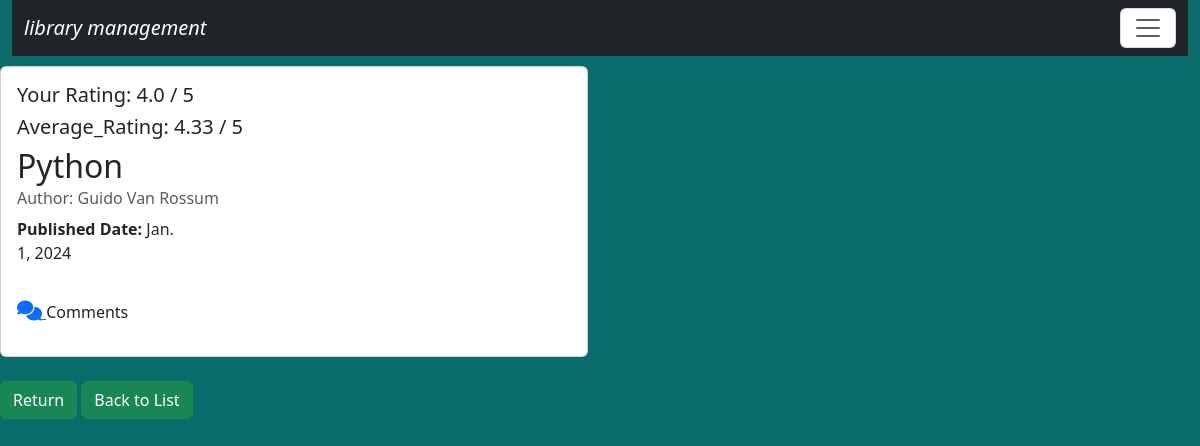
The page /bookdetail/1/ (signed in) on the database as committed earlier.
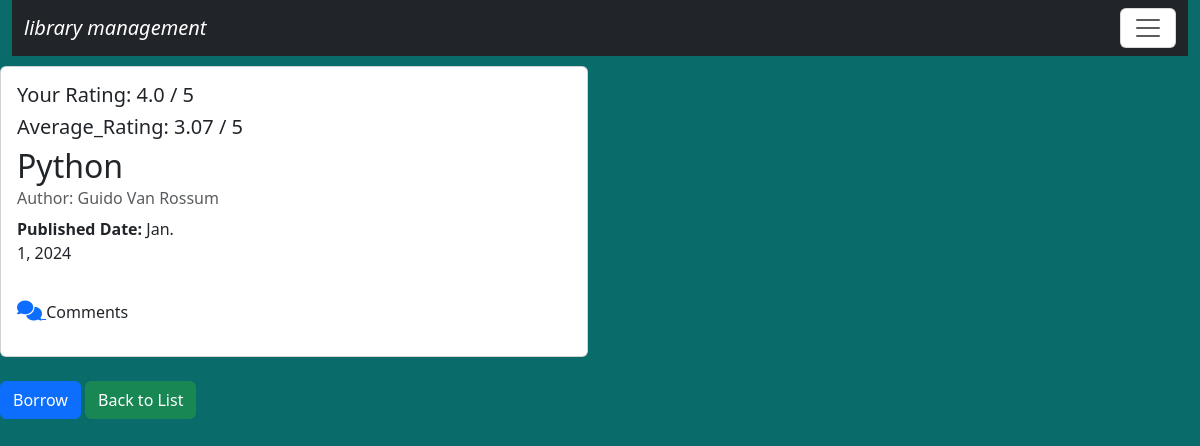
The same page on the database as committed later.
### library/models.py (models this page shows, shortened)
class Book(models.Model):
    book_name=models.CharField(max_length=200)
    authors=models.ManyToManyField(Author)
    publish_year=models.DateField(null=True, blank=True)
    book_cate=models.CharField(max_length=200,null=True, blank=True)
    book_rating=models.FloatField(validators=[MinValueValidator(0),MaxValueValidator(5)],default=0.0)
    total_copies = models.PositiveIntegerField(default=1)
    available_copies = models.PositiveIntegerField(default=1)
    book_sr_no=models.CharField(max_length=10, unique=True)

class BorrowRecord(models.Model):
    user = models.ForeignKey(User, on_delete=models.CASCADE)
    book = models.ForeignKey(Book, on_delete=models.CASCADE)
    borrow_date = models.DateField(auto_now_add=True)
    return_date = models.DateField(null=True, blank=True)
    due_date = models.DateField(default=date.today() + timedelta(days=14))
    is_returned = models.BooleanField(default=False)

class Author(models.Model):
    author_name=models.CharField(max_length=70)
    def __str__(self):
        return self.author_name

### library/views.py (the view)
# urls.py: path('bookdetail/<int:pk>/',views.viewbooks,name='viewsbook'),
def viewbooks(request,pk):
    book=Book.objects.get(pk=pk)
    user_rating =Rating.objects.filter(book=book, user=request.user).first()
    user_has_borrowed = book.borrowrecord_set.filter(user=request.user, is_returned=False).exists()
    print(user_has_borrowed)
    borrowed_books_count = BorrowRecord.objects.filter(user=request.user, is_returned=False).values('book').distinct().count()
    user_reached_limit = borrowed_books_count >=5
    if request.method=='POST':
        text=request.POST.get('text')
        if text:
            Comment.objects.create(user=request.user,book=book,text=text)
            return redirect('viewsbook',pk=pk)
    return render(request,'bookdetails.html',{'book':book , 'user_has_borrowed':user_has_borrowed ,'user_reached_limit':user_reached_limit, 'user_rating':user_rating})

### library/templates/bookdetails.html (shortened to what this page needs)
{% extends 'base.html' %}
{% load  static %}
{% block content %}
<div class="col-sm-6" style="margin-top:10px;">
    <div class="card">
        <div class="card-body">
            {% if perms.library.ratebook %}
            {% else %}
            {% if user_rating %}
                <h5>Your Rating: {{ user_rating.score }} / 5</h5>
            {% else %}
                <p>You have not rated this book yet.</p>
            {% endif %}
            {% endif %}
            <h5>Average_Rating: {{ book.book_rating }} / 5</h5>
            <h2 class="card-title">{{ book.book_name }}</h2>
             <h6 class="card-subtitle mb-2 text-muted">
                 Author: {{ book.authors.all|join:", " }}
             </h6>
             <div class="row mb-3">
                 <div class="col-md-4">
                     <p><strong>Published Date:</strong> {{ book.publish_year }}</p>
                     <a href="{% url 'comment' book.id %}">
                         <i class="fa-solid fa-comments" style="font-size:20px; margin-top:20px;"></i>
                     </a>
                     Comments
                 </div>
             </div>
         </div>
     </div>
    <div class="mt-4">
        {% if perms.library.edit_book %}
             <form action="{% url 'editbook' book.pk %}" class="d-inline">
                 {% csrf_token %}
                 <input type="submit" class="btn btn-warning" value="Edit">
             </form>
         {% else %}
            {% if book.available_copies > 0 and not user_has_borrowed and not user_reached_limit %}
                <a href="{% url 'borrow_book' book.id %}" class="btn btn-primary">Borrow</a>
            {% elif user_reached_limit %}
                    <p class="text-danger">You have reached the borrowing limit (5 books).</p>
            {% endif %}
            {% for borrow in book.borrowrecord_set.all %}
                {% if borrow.user == request.user and not borrow.is_returned %}
                    <a href="{% url 'return_book' borrow.id %}" class="btn btn-success">Return</a>
                {% endif %}
            {% endfor %}
        {% endif %}
         <a href="{% url 'booklist' %}" class="btn btn-success">Back to List</a>
    </div>
 {% endblock content %}

Rows that differ between the two databases and show on the page:
removed BorrowRecord: is_returned "Return"
changed Book "Python": book_rating "4.33" → "3.07"; available_copies 4 → 5 (drawn)
Other text that changed with them:
text now shown: "Borrow"
